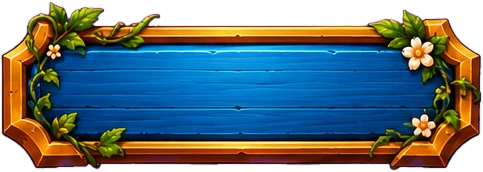
#> input picture ui/ans-blue.webp, 483 x 172 px
$ python sheet.py ../ui/ans-blue.webp ../ui/ans-gold.webp ../ui/ans-gold.webp
#> lines starting #> are read from the running program, lines starting #| are printed output that depends on the picture
"""Izreže sve elemente s magenta lista u zasebne WebP datoteke (redom: gore-dolje, lijevo-desno)."""
import sys, os
import numpy as np
from PIL import Image, ImageFilter
from scipy import ndimage
src, out, prefix = sys.argv[1], sys.argv[2], sys.argv[3]
a = np.asarray(Image.open(src).convert('RGB')).astype(np.float32)
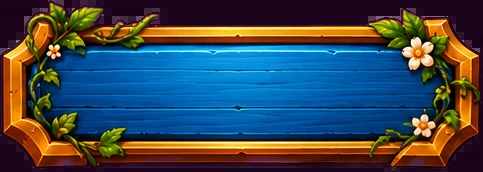
#> a: shape (172, 483, 3) float32; mean R, G, B 60.2, 71.1, 80.1
r, g, b = a[..., 0], a[..., 1], a[..., 2]
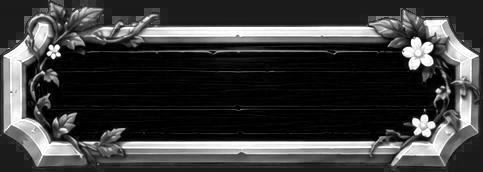
#> r: shape (172, 483) float32; min 0, max 255, mean 60.2
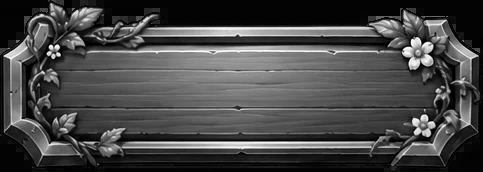
#> g: shape (172, 483) float32; min 0, max 255, mean 71.1
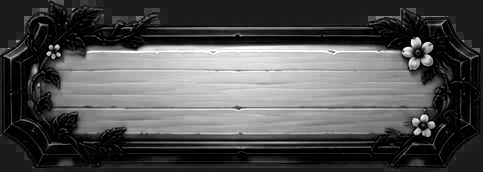
#> b: shape (172, 483) float32; min 0, max 255, mean 80.1
mag = np.minimum(r, b) - g
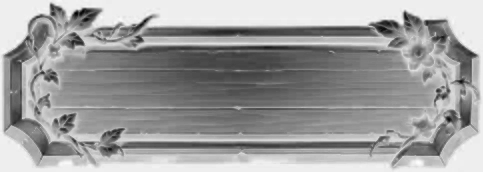
#> mag: shape (172, 483) float32; min -206, max 40, mean -53.3; drawn with min black and max white
alpha = np.clip(1 - (mag - 60) / 110, 0, 1)
#> alpha: shape (172, 483) float32; every value is 1
strict = np.clip(1 - (mag - 120) / 60, 0, 1)
fg = alpha > 0.5
#> fg: shape (172, 483) bool; every value is 1
lab, n = ndimage.label(ndimage.binary_dilation(fg, iterations=3))
#> lab: shape (172, 483) int32; every value is 1
#> n = 1
objs = ndimage.find_objects(lab)
#> objs = 1 item
items = []
for i, sl in enumerate(objs):
    if (sl[0].stop - sl[0].start) * (sl[1].stop - sl[1].start) < 4000: continue
    items.append((sl, i + 1))
#> this loop made 1 pass
#> after the loop, items = 1 item
rows = sorted(items, key=lambda t: t[0][0].start)
#> rows = 1 item
# grupiraj u redove po vertikali
groups, cur = [], []
for t in rows:
    if cur and t[0][0].start > max(c[0][0].stop for c in cur) - 20: groups.append(cur); cur = []
    cur.append(t)
#> after the loop, cur = 1 item; groups = []
if cur: groups.append(cur)
k = 0
for grp in groups:
    for sl, idx in sorted(grp, key=lambda t: t[0][1].start):
        own = ndimage.binary_dilation(lab == idx, iterations=2)
        al = np.where(own, np.minimum(alpha, np.maximum(strict, alpha)), 0)[sl]
        near = ndimage.binary_dilation(~(al > 0.5), iterations=3)
        rr, gg, bb = r[sl], g[sl], b[sl]
        cap = gg + 25
        spill = near & (np.minimum(rr, bb) > cap)
        rr = np.where(spill, np.minimum(rr, np.maximum(cap, rr - (np.minimum(rr, bb) - cap))), rr)
        bb = np.where(spill, np.minimum(bb, cap), bb)
        al = np.asarray(Image.fromarray((al * 255).astype(np.uint8)).filter(ImageFilter.GaussianBlur(0.5))).astype(np.float32)
        img = Image.fromarray(np.dstack([rr, gg, bb, al]).astype(np.uint8), 'RGBA')
        img = img.crop(img.getbbox())
        name = '%s%02d.webp' % (prefix, k); img.save(os.path.join(out, name), 'WEBP', quality=90, method=6)
        print(name, img.size); k += 1
#> spill: shape (172, 483) bool; every value is 0
#> after the loop, k = 1
